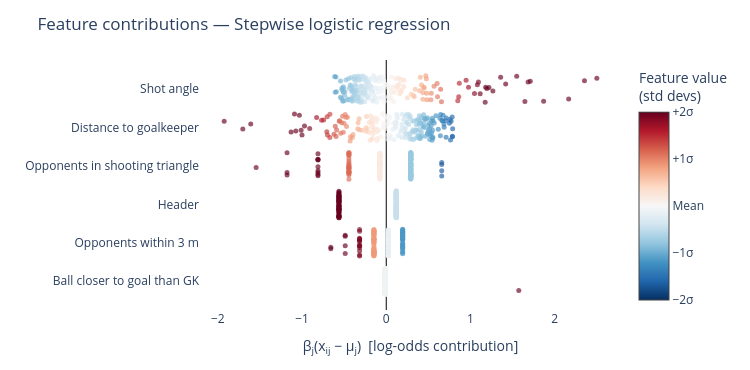

The cell this chart's notebook holds for it:
### Code cell
# --- Contribution plot for stepwise logistic regression ---
# Each shot's per-feature contribution to log-odds: β_j * (x_ij − μ_j)
# Colour = z-scored feature value (red = high, blue = low)
# Hover shows angle (degrees) and distance for each shot

import plotly.graph_objects as go

N_SAMPLE = 200
CLAMP    = 2.0   # colour scale spans ±2 std devs for clear contrast
rng        = np.random.default_rng(42)
sample_idx = rng.choice(len(model_vars), size=N_SAMPLE, replace=False)
df_sample  = model_vars.iloc[sample_idx].reset_index(drop=True)
angle_deg  = df_sample['angle'].values
dist_m     = df_sample['distance'].values

def contrib_plot(model, kept, title):
    """Beeswarm-style contribution plot using β_j*(x_ij − μ_j)."""
    b   = model.params
    n   = len(df_sample)
    nf  = len(kept)

    contribs  = np.zeros((n, nf))
    feat_norm = np.zeros((n, nf))

    for j, v in enumerate(kept):
        mu_j  = model_vars[v].mean()
        std_j = model_vars[v].std()
        contribs[:, j]  = b[v] * (df_sample[v].values - mu_j)
        feat_norm[:, j] = (df_sample[v].values - mu_j) / (std_j + 1e-12)

    order = np.argsort(np.abs(contribs).mean(axis=0))   # least → most important

    fig = go.Figure()
    for row_idx, j in enumerate(order):
        v       = kept[j]
        lbl     = feature_info[v][0]
        y_jit   = rng.uniform(-0.35, 0.35, size=n)
        show_cb = (row_idx == nf - 1)

        hover = [
            f"<b>{lbl}</b><br>"
            f"Angle: {angle_deg[i]:.1f}\u00b0<br>"
            f"Distance: {dist_m[i]:.1f} m<br>"
            f"Contribution: {contribs[i, j]:.4f}"
            for i in range(n)
        ]

        mo = dict(
            color=np.clip(feat_norm[:, j], -CLAMP, CLAMP),
            colorscale='RdBu', reversescale=True,
            cmin=-CLAMP, cmax=CLAMP,
            opacity=0.65, size=5,
            showscale=show_cb,
        )
        if show_cb:
            mo['colorbar'] = dict(
                title='Feature value<br>(std devs)',
                tickvals=[-2, -1, 0, 1, 2],
                ticktext=['\u22122\u03c3', '\u22121\u03c3', 'Mean', '+1\u03c3', '+2\u03c3'],
            )

        fig.add_trace(go.Scatter(
            x=contribs[:, j], y=row_idx + y_jit, mode='markers',
            marker=mo, text=hover,
            hovertemplate='%{text}<extra></extra>', showlegend=False,
        ))

    fig.update_layout(
        width=750, height=max(300, 45 * nf + 100),
        title=title,
        xaxis=dict(
            title='\u03b2<sub>j</sub>(x<sub>ij</sub> \u2212 \u03bc<sub>j</sub>)  [log-odds contribution]',
            zeroline=True, zerolinecolor='black', zerolinewidth=1, showgrid=False,
        ),
        yaxis=dict(
            tickmode='array',
            tickvals=list(range(nf)),
            ticktext=[feature_info[kept[j]][0] for j in order],
            showgrid=False,
        ),
        plot_bgcolor='white',
        margin=dict(l=200, r=120, t=60, b=60),
    )
    fig.show()

contrib_plot(stepwise_model, kept_vars,
            'Feature contributions — Stepwise logistic regression')

### Figure 1 — Plotly figure (JSON) as saved in the notebook; plotly's stock layout.template omitted (floating-point values rounded to 4 significant figures; data arrays with more than 128 entries replaced by an {"elided": "..."} marker saying what was removed)
{"data": [{"hovertemplate": "%{text}<extra></extra>", "marker": {"cmax": 2, "cmin": -2, "color": {"elided": "200 float values"}, "colorscale": [[0, "rgb(103,0,31)"], [0.1, "rgb(178,24,43)"], [0.2, "rgb(214,96,77)"], [0.3, "rgb(244,165,130)"], [0.4, "rgb(253,219,199)"], [0.5, "rgb(247,247,247)"], [0.6, "rgb(209,229,240)"], [0.7, "rgb(146,197,222)"], [0.8, "rgb(67,147,195)"], [0.9, "rgb(33,102,172)"], [1, "rgb(5,48,97)"]], "opacity": 0.65, "reversescale": true, "showscale": false, "size": 5}, "mode": "markers", "showlegend": false, "text": {"elided": "200 str values"}, "type": "scatter", "x": {"elided": "200 float values"}, "y": {"elided": "200 float values"}}, {"hovertemplate": "%{text}<extra></extra>", "marker": {"cmax": 2, "cmin": -2, "color": {"elided": "200 float values"}, "colorscale": [[0, "rgb(103,0,31)"], [0.1, "rgb(178,24,43)"], [0.2, "rgb(214,96,77)"], [0.3, "rgb(244,165,130)"], [0.4, "rgb(253,219,199)"], [0.5, "rgb(247,247,247)"], [0.6, "rgb(209,229,240)"], [0.7, "rgb(146,197,222)"], [0.8, "rgb(67,147,195)"], [0.9, "rgb(33,102,172)"], [1, "rgb(5,48,97)"]], "opacity": 0.65, "reversescale": true, "showscale": false, "size": 5}, "mode": "markers", "showlegend": false, "text": {"elided": "200 str values"}, "type": "scatter", "x": {"elided": "200 float values"}, "y": {"elided": "200 float values"}}, {"hovertemplate": "%{text}<extra></extra>", "marker": {"cmax": 2, "cmin": -2, "color": {"elided": "200 float values"}, "colorscale": [[0, "rgb(103,0,31)"], [0.1, "rgb(178,24,43)"], [0.2, "rgb(214,96,77)"], [0.3, "rgb(244,165,130)"], [0.4, "rgb(253,219,199)"], [0.5, "rgb(247,247,247)"], [0.6, "rgb(209,229,240)"], [0.7, "rgb(146,197,222)"], [0.8, "rgb(67,147,195)"], [0.9, "rgb(33,102,172)"], [1, "rgb(5,48,97)"]], "opacity": 0.65, "reversescale": true, "showscale": false, "size": 5}, "mode": "markers", "showlegend": false, "text": {"elided": "200 str values"}, "type": "scatter", "x": {"elided": "200 float values"}, "y": {"elided": "200 float values"}}, {"hovertemplate": "%{text}<extra></extra>", "marker": {"cmax": 2, "cmin": -2, "color": {"elided": "200 float values"}, "colorscale": [[0, "rgb(103,0,31)"], [0.1, "rgb(178,24,43)"], [0.2, "rgb(214,96,77)"], [0.3, "rgb(244,165,130)"], [0.4, "rgb(253,219,199)"], [0.5, "rgb(247,247,247)"], [0.6, "rgb(209,229,240)"], [0.7, "rgb(146,197,222)"], [0.8, "rgb(67,147,195)"], [0.9, "rgb(33,102,172)"], [1, "rgb(5,48,97)"]], "opacity": 0.65, "reversescale": true, "showscale": false, "size": 5}, "mode": "markers", "showlegend": false, "text": {"elided": "200 str values"}, "type": "scatter", "x": {"elided": "200 float values"}, "y": {"elided": "200 float values"}}, {"hovertemplate": "%{text}<extra></extra>", "marker": {"cmax": 2, "cmin": -2, "color": {"elided": "200 float values"}, "colorscale": [[0, "rgb(103,0,31)"], [0.1, "rgb(178,24,43)"], [0.2, "rgb(214,96,77)"], [0.3, "rgb(244,165,130)"], [0.4, "rgb(253,219,199)"], [0.5, "rgb(247,247,247)"], [0.6, "rgb(209,229,240)"], [0.7, "rgb(146,197,222)"], [0.8, "rgb(67,147,195)"], [0.9, "rgb(33,102,172)"], [1, "rgb(5,48,97)"]], "opacity": 0.65, "reversescale": true, "showscale": false, "size": 5}, "mode": "markers", "showlegend": false, "text": {"elided": "200 str values"}, "type": "scatter", "x": {"elided": "200 float values"}, "y": {"elided": "200 float values"}}, {"hovertemplate": "%{text}<extra></extra>", "marker": {"cmax": 2, "cmin": -2, "color": {"elided": "200 float values"}, "colorbar": {"ticktext": ["−2σ", "−1σ", "Mean", "+1σ", "+2σ"], "tickvals": [-2, -1, 0, 1, 2], "title": {"text": "Feature value<br>(std devs)"}}, "colorscale": [[0, "rgb(103,0,31)"], [0.1, "rgb(178,24,43)"], [0.2, "rgb(214,96,77)"], [0.3, "rgb(244,165,130)"], [0.4, "rgb(253,219,199)"], [0.5, "rgb(247,247,247)"], [0.6, "rgb(209,229,240)"], [0.7, "rgb(146,197,222)"], [0.8, "rgb(67,147,195)"], [0.9, "rgb(33,102,172)"], [1, "rgb(5,48,97)"]], "opacity": 0.65, "reversescale": true, "showscale": true, "size": 5}, "mode": "markers", "showlegend": false, "text": {"elided": "200 str values"}, "type": "scatter", "x": {"elided": "200 float values"}, "y": {"elided": "200 float values"}}], "layout": {"height": 370, "margin": {"b": 60, "l": 200, "r": 120, "t": 60}, "plot_bgcolor": "white", "title": {"text": "Feature contributions — Stepwise logistic regression"}, "width": 750, "xaxis": {"showgrid": false, "title": {"text": "β<sub>j</sub>(x<sub>ij</sub> − μ<sub>j</sub>)  [log-odds contribution]"}, "zeroline": true, "zerolinecolor": "black", "zerolinewidth": 1}, "yaxis": {"showgrid": false, "tickmode": "array", "ticktext": ["Ball closer to goal than GK", "Opponents within 3 m", "Header", "Opponents in shooting triangle", "Distance to goalkeeper", "Shot angle"], "tickvals": [0, 1, 2, 3, 4, 5]}}}
